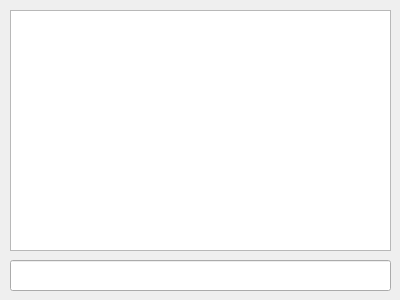
<?xml version="1.0" encoding="UTF-8"?>
<ui version="4.0">
 <class>PrivateMessage</class>
 <widget class="QWidget" name="PrivateMessage">
  <property name="geometry">
   <rect>
    <x>0</x>
    <y>0</y>
    <width>400</width>
    <height>300</height>
   </rect>
  </property>
  <property name="windowTitle">
   <string>PrivateMsg</string>
  </property>
  <widget class="QTextEdit" name="textEdit">
   <property name="geometry">
    <rect>
     <x>10</x>
     <y>10</y>
     <width>381</width>
     <height>241</height>
    </rect>
   </property>
  </widget>
  <widget class="QLineEdit" name="lineEdit">
   <property name="geometry">
    <rect>
     <x>10</x>
     <y>260</y>
     <width>381</width>
     <height>31</height>
    </rect>
   </property>
  </widget>
 </widget>
 <resources/>
 <connections/>
</ui>
